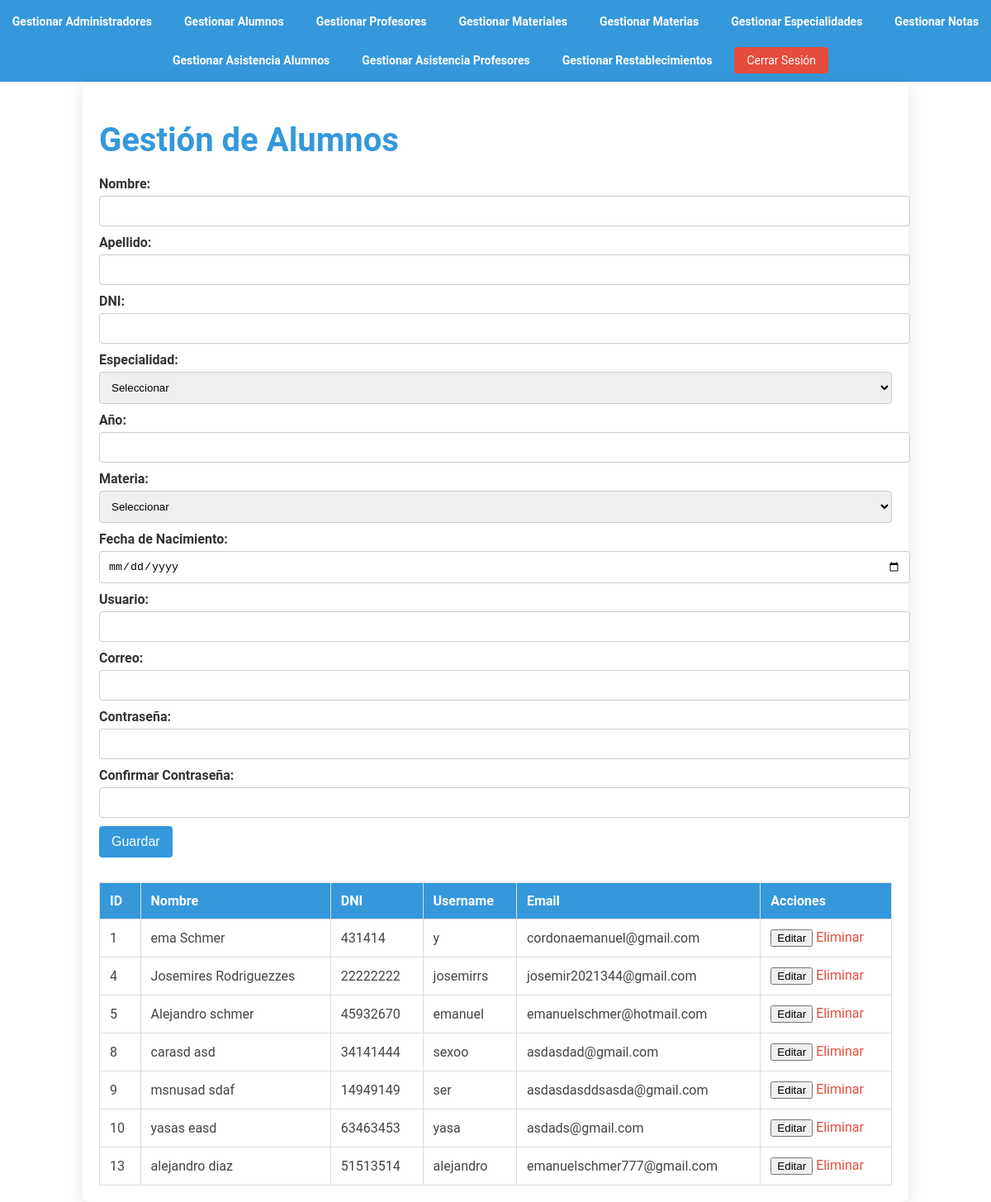
The page /manage_alumnos.php on the database its author committed.
### tables this page shows
CREATE TABLE `alumnos` (
  `id` int(11) NOT NULL,
  `nombre` varchar(100) DEFAULT NULL,
  `apellido` varchar(100) DEFAULT NULL,
  `dni` varchar(20) DEFAULT NULL,
  `especialidad_id` int(11) DEFAULT NULL,
  `año` int(11) DEFAULT NULL,
  `materia_id` int(11) DEFAULT NULL,
  `fecha_nacimiento` date DEFAULT NULL,
  `username` varchar(100) DEFAULT NULL,
  `password` varchar(255) DEFAULT NULL,
  `email` varchar(100) DEFAULT NULL,
  `user_type` enum('alumno') NOT NULL DEFAULT 'alumno'
);

### manage_alumnos.php (the view, shortened to what this page needs)
<?php
include 'config.php';
$alumnos = $conn->query("SELECT * FROM alumnos");
?>
<!DOCTYPE html>
<html lang="es">
<head>
    <link rel="stylesheet" href="css/gestion_u.css">
</head>
<body>
<header>
        <nav>
        <a href="manage_users.php">Gestionar Administradores</a>
            <a href="manage_alumnos.php">Gestionar Alumnos</a>
            <a href="manage_profesores.php">Gestionar Profesores</a>
            <a href="manage_materiales.php">Gestionar Materiales</a>
            <a href="manage_materias.php">Gestionar Materias</a>
            <a href="manage_especialidades.php">Gestionar Especialidades</a>
            <a href="manage_notas.php">Gestionar Notas</a>
            <a href="manage_asistencia_alumnos.php">Gestionar Asistencia Alumnos</a>
            <a href="manage_asistencia_profesores.php">Gestionar Asistencia Profesores</a>
            <a href="manage_password_resets.php">Gestionar Restablecimientos</a>
            <a href="logout.php" class="btn">Cerrar Sesión</a>
        </nav>
    </header>
    <div class="container">
        <h1>Gestión de Alumnos</h1>
        <form action="" method="post">
            <label>Nombre:</label>
            <input type="text" name="nombre" id="nombre" required>
            <label>Apellido:</label>
            <input type="text" name="apellido" id="apellido" required>
            <label>DNI:</label>
            <input type="text" name="dni" id="dni" maxlength="8" required>
            <label>Especialidad:</label>
            <select name="especialidad" id="especialidad" required>
                <option value="">Seleccionar</option>
            </select>
            <label>Año:</label>
<input type="number" name="año" id="año" min="1" max="7" required>
            <label>Materia:</label>
            <select name="materia" id="materia" required>
                <option value="">Seleccionar</option>
            </select>
            <label>Fecha de Nacimiento:</label>
            <input type="date" name="fecha_nacimiento" id="fecha_nacimiento" required>
            <label>Usuario:</label>
            <input type="text" name="username" id="username" required>
            <label>Correo:</label>
            <input type="email" name="email" id="email" required>
            <label>Contraseña:</label>
            <input type="password" name="password" id="password" required>
            <label>Confirmar Contraseña:</label>
            <input type="password" name="confirm_password" id="confirm_password" required>
            <button type="submit">Guardar</button>
        </form>
        <table>
            <thead>
                <tr>
                    <th>ID</th>
                    <th>Nombre</th>
                    <th>DNI</th>
                    <th>Username</th>
                    <th>Email</th>
                    <th>Acciones</th>
                </tr>
            </thead>
            <tbody>
                <?php while ($alumno = $alumnos->fetch_assoc()): ?>
                    <tr>
                        <td><?= $alumno['id']; ?></td>
                        <td><?= htmlspecialchars($alumno['nombre'] . ' ' . $alumno['apellido']); ?></td>
                        <td><?= htmlspecialchars($alumno['dni']); ?></td>
                        <td><?= htmlspecialchars($alumno['username']); ?></td>
                        <td><?= htmlspecialchars($alumno['email']); ?></td>
                        <td>
                            <button onclick="editAlumno(<?= htmlspecialchars(json_encode($alumno)); ?>)">Editar</button>
                            <a href="?delete_id=<?= $alumno['id']; ?>" onclick="return confirm('¿Eliminar?')">Eliminar</a>
                        </td>
                    </tr>
                <?php endwhile; ?>
            </tbody>
        </table>
    </div>
</body>
</html>

### css/gestion_u.css (style rules this page uses)
body { font-family: 'Roboto', sans-serif; background-color: #ffffff; color: #444; margin: 0; padding: 0; }
.container { width: 80%; margin: 0 auto; padding: 20px; background-color: #fff; border-radius: 8px; box-shadow: 0 4px 20px rgba(0, 0, 0, 0.1); }
h1 { color: #3498db; font-size: 2.5em; margin-bottom: 20px; }
form { margin-bottom: 30px; }
form label { display: block; margin-top: 10px; font-weight: bold; color: #333; }
form input[type="text"], form input[type="password"], form input[type="email"], form input[type="number"], form input[type="date"], form input[type="file"], form select { width: 100%; padding: 10px; margin-top: 5px; border: 1px solid #ccc; border-radius: 4px; }
form button { background-color: #3498db; color: white; border: none; padding: 10px 15px; margin-top: 10px; border-radius: 4px; cursor: pointer; font-size: 1em; transition: background-color 0.3s; }
table { width: 100%; border-collapse: collapse; margin-top: 20px; }
table, th, td { border: 1px solid #ddd; }
th, td { padding: 12px; text-align: left; }
th { background-color: #3498db; color: white; }
td a { text-decoration: none; color: #3498db; }
td a:last-child { color: #e74c3c; }
header { background-color: #3498db; padding: 10px 0; }
nav { display: flex; justify-content: center; align-items: center; gap: 15px; flex-wrap: wrap; }
nav a { color: #ffffff; text-decoration: none; font-size: 14px; font-weight: bold; padding: 8px 12px; border-radius: 4px; transition: background-color 0.3s, color 0.3s; }
nav a.btn { background-color: #e74c3c; color: #fff; padding: 8px 15px; border: none; font-weight: normal; }

### rows shown on the page
alumnos: id "1", nombre+apellido "ema Schmer", dni "431414", username "y", email "cordonaemanuel@gmail.com"
alumnos: id "4", nombre+apellido "Josemires Rodriguezzes", dni "22222222", username "josemirrs", email "josemir2021344@gmail.com"
alumnos: id "5", nombre+apellido "Alejandro schmer", dni "45932670", username "emanuel", email "emanuelschmer@hotmail.com"
alumnos: id "8", nombre+apellido "carasd asd", dni "34141444", username "sexoo", email "asdasdad@gmail.com"
alumnos: id "9", nombre+apellido "msnusad sdaf", dni "14949149", username "ser", email "asdasdasddsasda@gmail.com"
alumnos: id "10", nombre+apellido "yasas easd", dni "63463453", username "yasa", email "asdads@gmail.com"
alumnos: id "13", nombre+apellido "alejandro diaz", dni "51513514", username "alejandro", email "emanuelschmer777@gmail.com"
